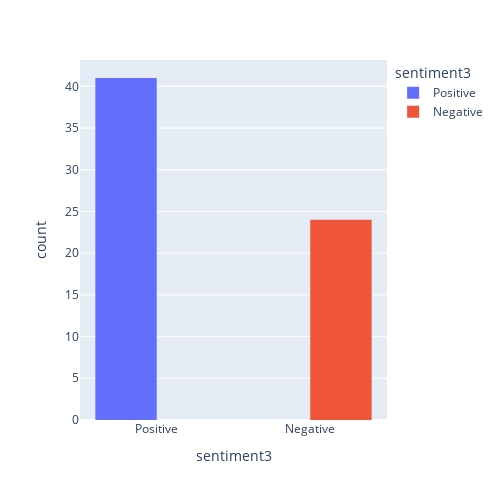

The notebook cell saved with this chart:
### Code cell
fig = px.histogram(test_ta, test_ta['sentiment3'], color=test_ta['sentiment3'])
fig.update_layout(barmode='group',autosize=False,
    width=500,
    height=500,)

fig.show()

### Figure 1 — Plotly figure (JSON) as saved in the notebook; plotly's stock layout.template omitted (floating-point values rounded to 4 significant figures)
{"data": [{"alignmentgroup": "True", "bingroup": "x", "hovertemplate": "sentiment3=%{x}<br>count=%{y}<extra></extra>", "legendgroup": "Positive", "marker": {"color": "#636efa", "pattern": {"shape": ""}}, "name": "Positive", "offsetgroup": "Positive", "orientation": "v", "showlegend": true, "type": "histogram", "x": ["Positive", "Positive", "Positive", "Positive", "Positive", "Positive", "Positive", "Positive", "Positive", "Positive", "Positive", "Positive", "Positive", "Positive", "Positive", "Positive", "Positive", "Positive", "Positive", "Positive", "Positive", "Positive", "Positive", "Positive", "Positive", "Positive", "Positive", "Positive", "Positive", "Positive", "Positive", "Positive", "Positive", "Positive", "Positive", "Positive", "Positive", "Positive", "Positive", "Positive", "Positive"], "xaxis": "x", "yaxis": "y"}, {"alignmentgroup": "True", "bingroup": "x", "hovertemplate": "sentiment3=%{x}<br>count=%{y}<extra></extra>", "legendgroup": "Negative", "marker": {"color": "#EF553B", "pattern": {"shape": ""}}, "name": "Negative", "offsetgroup": "Negative", "orientation": "v", "showlegend": true, "type": "histogram", "x": ["Negative", "Negative", "Negative", "Negative", "Negative", "Negative", "Negative", "Negative", "Negative", "Negative", "Negative", "Negative", "Negative", "Negative", "Negative", "Negative", "Negative", "Negative", "Negative", "Negative", "Negative", "Negative", "Negative", "Negative"], "xaxis": "x", "yaxis": "y"}], "layout": {"autosize": false, "barmode": "group", "height": 500, "legend": {"title": {"text": "sentiment3"}, "tracegroupgap": 0}, "margin": {"t": 60}, "width": 500, "xaxis": {"anchor": "y", "categoryarray": ["Positive", "Negative"], "categoryorder": "array", "domain": [0, 1], "title": {"text": "sentiment3"}}, "yaxis": {"anchor": "x", "domain": [0, 1], "title": {"text": "count"}}}}
